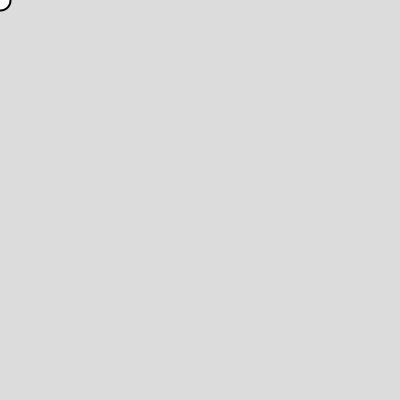
Frame 1 (no input)
Frame 60 (the mouse pressed at the canvas centre just before this capture): identical to frame 1, image omitted
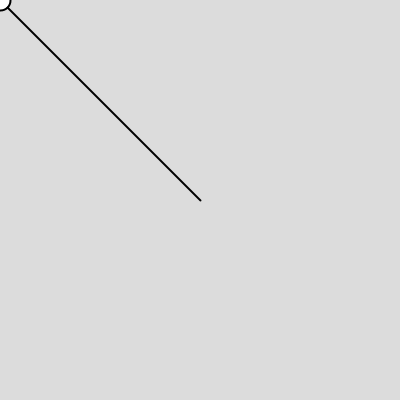
Frame 120 (the mouse held since frame 60 and released just before this capture)

The Processing sketch that drew these frames (run headless with seeded random() and noise(); from frame 60 on, the mouse is pressed at the canvas centre):

// Processing sketch: Living_line_with_ball
// ── Living_line_with_ball.pde
float[][] pos = new float[100][2];
int circleIndex = 0;

void setup(){
  size(400,400);

}

void draw(){
  background(220);
  
  // Only update array if mouse has moved
  if (mouseX != pos[pos.length-1][0] || mouseY != pos[pos.length-1][1]){
  
  // Update array with current mouse position  
  pos = updateArray(pos);
  
  pos[pos.length-1][0] = mouseX;
  pos[pos.length-1][1] = mouseY;
  
  }
  
  // Draw the line connecting the previous mouse positions
  drawLines(pos);
  
  //Draw a circle on that line
  circle(pos[circleIndex][0], pos[circleIndex][1], 20);
  
  // Reset the circle to the start if it hits the mouse
  circleIndex++;
  circleIndex = circleIndex % pos.length;
  

}

// Make room to add the newest mouse position
float[][] updateArray(float[][] pos){
  for(int i=1; i<pos.length;i++){
    pos[i-1][0] = pos[i][0];
    pos[i-1][1] = pos[i][1];
  }
  return pos;
}

//Draw line between each two points
void drawLines(float[][] pos){
  strokeWeight(2);
  for(int i=1; i<pos.length;i++){
    line(pos[i-1][0], pos[i-1][1], pos[i][0], pos[i][1]);  
}
}
